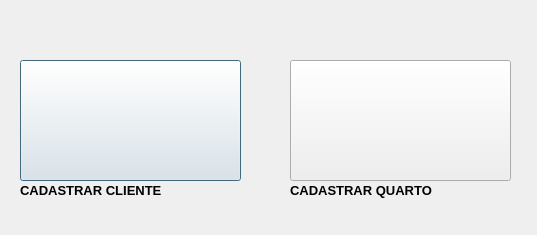
<?xml version="1.0" encoding="UTF-8"?>
<ui version="4.0">
 <class>cadastros</class>
 <widget class="QDialog" name="cadastros">
  <property name="geometry">
   <rect>
    <x>0</x>
    <y>0</y>
    <width>537</width>
    <height>235</height>
   </rect>
  </property>
  <property name="windowTitle">
   <string>Dialog</string>
  </property>
  <widget class="QPushButton" name="pushButton">
   <property name="geometry">
    <rect>
     <x>20</x>
     <y>60</y>
     <width>221</width>
     <height>121</height>
    </rect>
   </property>
   <property name="styleSheet">
    <string notr="true">background-image: url(:/imgs/imagens/icone-cadastro-cliente3-png.png);</string>
   </property>
   <property name="text">
    <string/>
   </property>
  </widget>
  <widget class="QPushButton" name="btnQuarto">
   <property name="geometry">
    <rect>
     <x>290</x>
     <y>60</y>
     <width>221</width>
     <height>121</height>
    </rect>
   </property>
   <property name="styleSheet">
    <string notr="true">background-image: url(:/imgs/imagens/quarto-adicionar.jpg);</string>
   </property>
   <property name="text">
    <string/>
   </property>
  </widget>
  <widget class="QLabel" name="label_7">
   <property name="geometry">
    <rect>
     <x>290</x>
     <y>180</y>
     <width>221</width>
     <height>21</height>
    </rect>
   </property>
   <property name="font">
    <font>
     <family>Arial</family>
     <pointsize>10</pointsize>
     <weight>75</weight>
     <bold>true</bold>
    </font>
   </property>
   <property name="text">
    <string>CADASTRAR QUARTO</string>
   </property>
  </widget>
  <widget class="QLabel" name="label_8">
   <property name="geometry">
    <rect>
     <x>20</x>
     <y>180</y>
     <width>221</width>
     <height>21</height>
    </rect>
   </property>
   <property name="font">
    <font>
     <family>Arial</family>
     <pointsize>10</pointsize>
     <weight>75</weight>
     <bold>true</bold>
    </font>
   </property>
   <property name="text">
    <string>CADASTRAR CLIENTE</string>
   </property>
  </widget>
 </widget>
 <resources/>
 <connections/>
</ui>
